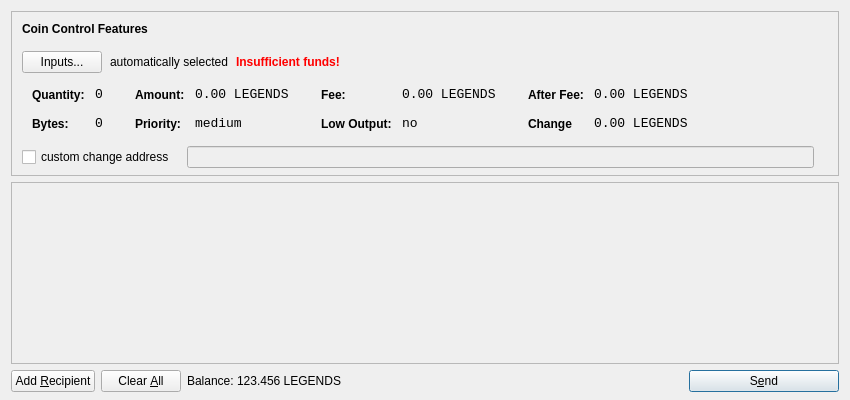
<?xml version="1.0" encoding="UTF-8"?>
<ui version="4.0">
 <class>SendCoinsDialog</class>
 <widget class="QDialog" name="SendCoinsDialog">
  <property name="geometry">
   <rect>
    <x>0</x>
    <y>0</y>
    <width>850</width>
    <height>400</height>
   </rect>
  </property>
  <property name="windowTitle">
   <string>Send Coins</string>
  </property>
  <layout class="QVBoxLayout" name="verticalLayout" stretch="0,1,0">
   <property name="bottomMargin">
    <number>8</number>
   </property>
   <item>
    <widget class="QFrame" name="frameCoinControl">
     <property name="sizePolicy">
      <sizepolicy hsizetype="Expanding" vsizetype="Expanding">
       <horstretch>0</horstretch>
       <verstretch>0</verstretch>
      </sizepolicy>
     </property>
     <property name="maximumSize">
      <size>
       <width>16777215</width>
       <height>16777215</height>
      </size>
     </property>
     <property name="frameShape">
      <enum>QFrame::StyledPanel</enum>
     </property>
     <property name="frameShadow">
      <enum>QFrame::Sunken</enum>
     </property>
     <layout class="QVBoxLayout" name="verticalLayoutCoinControl2">
      <property name="spacing">
       <number>-1</number>
      </property>
      <property name="leftMargin">
       <number>0</number>
      </property>
      <property name="topMargin">
       <number>0</number>
      </property>
      <property name="rightMargin">
       <number>0</number>
      </property>
      <property name="bottomMargin">
       <number>6</number>
      </property>
      <item>
       <layout class="QVBoxLayout" name="verticalLayoutCoinControl" stretch="0,0,0,0,1">
        <property name="spacing">
         <number>0</number>
        </property>
        <property name="leftMargin">
         <number>10</number>
        </property>
        <property name="topMargin">
         <number>10</number>
        </property>
        <item>
         <layout class="QHBoxLayout" name="horizontalLayoutCoinControl1">
          <property name="bottomMargin">
           <number>15</number>
          </property>
          <item>
           <widget class="QLabel" name="labelCoinControlFeatures">
            <property name="sizePolicy">
             <sizepolicy hsizetype="Preferred" vsizetype="Maximum">
              <horstretch>0</horstretch>
              <verstretch>0</verstretch>
             </sizepolicy>
            </property>
            <property name="font">
             <font>
              <weight>75</weight>
              <bold>true</bold>
             </font>
            </property>
            <property name="styleSheet">
             <string notr="true">font-weight:bold;</string>
            </property>
            <property name="text">
             <string>Coin Control Features</string>
            </property>
           </widget>
          </item>
         </layout>
        </item>
        <item>
         <layout class="QHBoxLayout" name="horizontalLayoutCoinControl2" stretch="0,0,0,0">
          <property name="spacing">
           <number>8</number>
          </property>
          <property name="bottomMargin">
           <number>10</number>
          </property>
          <item>
           <widget class="QPushButton" name="pushButtonCoinControl">
            <property name="styleSheet">
             <string notr="true"/>
            </property>
            <property name="text">
             <string>Inputs...</string>
            </property>
           </widget>
          </item>
          <item>
           <widget class="QLabel" name="labelCoinControlAutomaticallySelected">
            <property name="text">
             <string>automatically selected</string>
            </property>
            <property name="margin">
             <number>5</number>
            </property>
           </widget>
          </item>
          <item>
           <widget class="QLabel" name="labelCoinControlInsuffFunds">
            <property name="font">
             <font>
              <weight>75</weight>
              <bold>true</bold>
             </font>
            </property>
            <property name="styleSheet">
             <string notr="true">color:red;font-weight:bold;</string>
            </property>
            <property name="text">
             <string>Insufficient funds!</string>
            </property>
            <property name="margin">
             <number>5</number>
            </property>
           </widget>
          </item>
          <item>
           <spacer name="horizontalSpacerCoinControl">
            <property name="orientation">
             <enum>Qt::Horizontal</enum>
            </property>
            <property name="sizeHint" stdset="0">
             <size>
              <width>40</width>
              <height>1</height>
             </size>
            </property>
           </spacer>
          </item>
         </layout>
        </item>
        <item>
         <widget class="QWidget" name="widgetCoinControl" native="true">
          <property name="sizePolicy">
           <sizepolicy hsizetype="Preferred" vsizetype="Preferred">
            <horstretch>0</horstretch>
            <verstretch>0</verstretch>
           </sizepolicy>
          </property>
          <property name="minimumSize">
           <size>
            <width>0</width>
            <height>0</height>
           </size>
          </property>
          <property name="styleSheet">
           <string notr="true"/>
          </property>
          <layout class="QHBoxLayout" name="horizontalLayoutCoinControl5">
           <property name="margin">
            <number>0</number>
           </property>
           <item>
            <layout class="QHBoxLayout" name="horizontalLayoutCoinControl3" stretch="0,0,0,1">
             <property name="spacing">
              <number>20</number>
             </property>
             <property name="topMargin">
              <number>0</number>
             </property>
             <property name="bottomMargin">
              <number>10</number>
             </property>
             <item>
              <layout class="QFormLayout" name="formLayoutCoinControl1">
               <property name="horizontalSpacing">
                <number>10</number>
               </property>
               <property name="verticalSpacing">
                <number>14</number>
               </property>
               <property name="leftMargin">
                <number>10</number>
               </property>
               <property name="topMargin">
                <number>4</number>
               </property>
               <property name="rightMargin">
                <number>6</number>
               </property>
               <item row="0" column="0">
                <widget class="QLabel" name="labelCoinControlQuantityText">
                 <property name="styleSheet">
                  <string notr="true">font-weight:bold;</string>
                 </property>
                 <property name="text">
                  <string>Quantity:</string>
                 </property>
                 <property name="margin">
                  <number>0</number>
                 </property>
                </widget>
               </item>
               <item row="0" column="1">
                <widget class="QLabel" name="labelCoinControlQuantity">
                 <property name="font">
                  <font>
                   <family>Monospace</family>
                   <pointsize>10</pointsize>
                  </font>
                 </property>
                 <property name="cursor">
                  <cursorShape>IBeamCursor</cursorShape>
                 </property>
                 <property name="contextMenuPolicy">
                  <enum>Qt::ActionsContextMenu</enum>
                 </property>
                 <property name="text">
                  <string>0</string>
                 </property>
                 <property name="margin">
                  <number>0</number>
                 </property>
                 <property name="textInteractionFlags">
                  <set>Qt::LinksAccessibleByMouse|Qt::TextSelectableByKeyboard|Qt::TextSelectableByMouse</set>
                 </property>
                </widget>
               </item>
               <item row="1" column="0">
                <widget class="QLabel" name="labelCoinControlBytesText">
                 <property name="styleSheet">
                  <string notr="true">font-weight:bold;</string>
                 </property>
                 <property name="text">
                  <string>Bytes:</string>
                 </property>
                </widget>
               </item>
               <item row="1" column="1">
                <widget class="QLabel" name="labelCoinControlBytes">
                 <property name="font">
                  <font>
                   <family>Monospace</family>
                   <pointsize>10</pointsize>
                  </font>
                 </property>
                 <property name="cursor">
                  <cursorShape>IBeamCursor</cursorShape>
                 </property>
                 <property name="contextMenuPolicy">
                  <enum>Qt::ActionsContextMenu</enum>
                 </property>
                 <property name="text">
                  <string>0</string>
                 </property>
                 <property name="textInteractionFlags">
                  <set>Qt::LinksAccessibleByMouse|Qt::TextSelectableByKeyboard|Qt::TextSelectableByMouse</set>
                 </property>
                </widget>
               </item>
              </layout>
             </item>
             <item>
              <layout class="QFormLayout" name="formLayoutCoinControl2">
               <property name="horizontalSpacing">
                <number>10</number>
               </property>
               <property name="verticalSpacing">
                <number>14</number>
               </property>
               <property name="leftMargin">
                <number>6</number>
               </property>
               <property name="topMargin">
                <number>4</number>
               </property>
               <property name="rightMargin">
                <number>6</number>
               </property>
               <item row="0" column="0">
                <widget class="QLabel" name="labelCoinControlAmountText">
                 <property name="styleSheet">
                  <string notr="true">font-weight:bold;</string>
                 </property>
                 <property name="text">
                  <string>Amount:</string>
                 </property>
                 <property name="margin">
                  <number>0</number>
                 </property>
                </widget>
               </item>
               <item row="0" column="1">
                <widget class="QLabel" name="labelCoinControlAmount">
                 <property name="font">
                  <font>
                   <family>Monospace</family>
                   <pointsize>10</pointsize>
                  </font>
                 </property>
                 <property name="cursor">
                  <cursorShape>IBeamCursor</cursorShape>
                 </property>
                 <property name="contextMenuPolicy">
                  <enum>Qt::ActionsContextMenu</enum>
                 </property>
                 <property name="text">
                  <string>0.00 LEGENDS</string>
                 </property>
                 <property name="textInteractionFlags">
                  <set>Qt::LinksAccessibleByMouse|Qt::TextSelectableByKeyboard|Qt::TextSelectableByMouse</set>
                 </property>
                </widget>
               </item>
               <item row="1" column="0">
                <widget class="QLabel" name="labelCoinControlPriorityText">
                 <property name="styleSheet">
                  <string notr="true">font-weight:bold;</string>
                 </property>
                 <property name="text">
                  <string>Priority:</string>
                 </property>
                </widget>
               </item>
               <item row="1" column="1">
                <widget class="QLabel" name="labelCoinControlPriority">
                 <property name="font">
                  <font>
                   <family>Monospace</family>
                   <pointsize>10</pointsize>
                  </font>
                 </property>
                 <property name="cursor">
                  <cursorShape>IBeamCursor</cursorShape>
                 </property>
                 <property name="contextMenuPolicy">
                  <enum>Qt::ActionsContextMenu</enum>
                 </property>
                 <property name="text">
                  <string>medium</string>
                 </property>
                 <property name="textInteractionFlags">
                  <set>Qt::LinksAccessibleByMouse|Qt::TextSelectableByKeyboard|Qt::TextSelectableByMouse</set>
                 </property>
                </widget>
               </item>
              </layout>
             </item>
             <item>
              <layout class="QFormLayout" name="formLayoutCoinControl3">
               <property name="horizontalSpacing">
                <number>10</number>
               </property>
               <property name="verticalSpacing">
                <number>14</number>
               </property>
               <property name="leftMargin">
                <number>6</number>
               </property>
               <property name="topMargin">
                <number>4</number>
               </property>
               <property name="rightMargin">
                <number>6</number>
               </property>
               <item row="0" column="0">
                <widget class="QLabel" name="labelCoinControlFeeText">
                 <property name="styleSheet">
                  <string notr="true">font-weight:bold;</string>
                 </property>
                 <property name="text">
                  <string>Fee:</string>
                 </property>
                 <property name="margin">
                  <number>0</number>
                 </property>
                </widget>
               </item>
               <item row="0" column="1">
                <widget class="QLabel" name="labelCoinControlFee">
                 <property name="font">
                  <font>
                   <family>Monospace</family>
                   <pointsize>10</pointsize>
                  </font>
                 </property>
                 <property name="cursor">
                  <cursorShape>IBeamCursor</cursorShape>
                 </property>
                 <property name="contextMenuPolicy">
                  <enum>Qt::ActionsContextMenu</enum>
                 </property>
                 <property name="text">
                  <string>0.00 LEGENDS</string>
                 </property>
                 <property name="textInteractionFlags">
                  <set>Qt::LinksAccessibleByMouse|Qt::TextSelectableByKeyboard|Qt::TextSelectableByMouse</set>
                 </property>
                </widget>
               </item>
               <item row="1" column="0">
                <widget class="QLabel" name="labelCoinControlLowOutputText">
                 <property name="styleSheet">
                  <string notr="true">font-weight:bold;</string>
                 </property>
                 <property name="text">
                  <string>Low Output:</string>
                 </property>
                </widget>
               </item>
               <item row="1" column="1">
                <widget class="QLabel" name="labelCoinControlLowOutput">
                 <property name="font">
                  <font>
                   <family>Monospace</family>
                   <pointsize>10</pointsize>
                  </font>
                 </property>
                 <property name="cursor">
                  <cursorShape>IBeamCursor</cursorShape>
                 </property>
                 <property name="contextMenuPolicy">
                  <enum>Qt::ActionsContextMenu</enum>
                 </property>
                 <property name="text">
                  <string>no</string>
                 </property>
                 <property name="textInteractionFlags">
                  <set>Qt::LinksAccessibleByMouse|Qt::TextSelectableByKeyboard|Qt::TextSelectableByMouse</set>
                 </property>
                </widget>
               </item>
              </layout>
             </item>
             <item>
              <layout class="QFormLayout" name="formLayoutCoinControl4">
               <property name="horizontalSpacing">
                <number>10</number>
               </property>
               <property name="verticalSpacing">
                <number>14</number>
               </property>
               <property name="leftMargin">
                <number>6</number>
               </property>
               <property name="topMargin">
                <number>4</number>
               </property>
               <property name="rightMargin">
                <number>6</number>
               </property>
               <item row="0" column="0">
                <widget class="QLabel" name="labelCoinControlAfterFeeText">
                 <property name="styleSheet">
                  <string notr="true">font-weight:bold;</string>
                 </property>
                 <property name="text">
                  <string>After Fee:</string>
                 </property>
                 <property name="margin">
                  <number>0</number>
                 </property>
                </widget>
               </item>
               <item row="0" column="1">
                <widget class="QLabel" name="labelCoinControlAfterFee">
                 <property name="font">
                  <font>
                   <family>Monospace</family>
                   <pointsize>10</pointsize>
                  </font>
                 </property>
                 <property name="cursor">
                  <cursorShape>IBeamCursor</cursorShape>
                 </property>
                 <property name="contextMenuPolicy">
                  <enum>Qt::ActionsContextMenu</enum>
                 </property>
                 <property name="text">
                  <string>0.00 LEGENDS</string>
                 </property>
                 <property name="textInteractionFlags">
                  <set>Qt::LinksAccessibleByMouse|Qt::TextSelectableByKeyboard|Qt::TextSelectableByMouse</set>
                 </property>
                </widget>
               </item>
               <item row="1" column="0">
                <widget class="QLabel" name="labelCoinControlChangeText">
                 <property name="styleSheet">
                  <string notr="true">font-weight:bold;</string>
                 </property>
                 <property name="text">
                  <string>Change</string>
                 </property>
                </widget>
               </item>
               <item row="1" column="1">
                <widget class="QLabel" name="labelCoinControlChange">
                 <property name="font">
                  <font>
                   <family>Monospace</family>
                   <pointsize>10</pointsize>
                  </font>
                 </property>
                 <property name="cursor">
                  <cursorShape>IBeamCursor</cursorShape>
                 </property>
                 <property name="contextMenuPolicy">
                  <enum>Qt::ActionsContextMenu</enum>
                 </property>
                 <property name="text">
                  <string>0.00 LEGENDS</string>
                 </property>
                 <property name="textInteractionFlags">
                  <set>Qt::LinksAccessibleByMouse|Qt::TextSelectableByKeyboard|Qt::TextSelectableByMouse</set>
                 </property>
                </widget>
               </item>
              </layout>
             </item>
            </layout>
           </item>
          </layout>
         </widget>
        </item>
        <item>
         <layout class="QHBoxLayout" name="horizontalLayoutCoinControl4" stretch="0,0,0">
          <property name="spacing">
           <number>12</number>
          </property>
          <property name="sizeConstraint">
           <enum>QLayout::SetDefaultConstraint</enum>
          </property>
          <property name="topMargin">
           <number>5</number>
          </property>
          <property name="rightMargin">
           <number>5</number>
          </property>
          <item>
           <widget class="QCheckBox" name="checkBoxCoinControlChange">
            <property name="text">
             <string>custom change address</string>
            </property>
           </widget>
          </item>
          <item>
           <widget class="QLineEdit" name="lineEditCoinControlChange">
            <property name="enabled">
             <bool>false</bool>
            </property>
            <property name="sizePolicy">
             <sizepolicy hsizetype="Expanding" vsizetype="Fixed">
              <horstretch>0</horstretch>
              <verstretch>0</verstretch>
             </sizepolicy>
            </property>
           </widget>
          </item>
          <item>
           <widget class="QLabel" name="labelCoinControlChangeLabel">
            <property name="sizePolicy">
             <sizepolicy hsizetype="Preferred" vsizetype="Expanding">
              <horstretch>0</horstretch>
              <verstretch>0</verstretch>
             </sizepolicy>
            </property>
            <property name="minimumSize">
             <size>
              <width>0</width>
              <height>0</height>
             </size>
            </property>
            <property name="text">
             <string/>
            </property>
            <property name="margin">
             <number>3</number>
            </property>
           </widget>
          </item>
         </layout>
        </item>
        <item>
         <spacer name="verticalSpacerCoinControl">
          <property name="orientation">
           <enum>Qt::Vertical</enum>
          </property>
          <property name="sizeHint" stdset="0">
           <size>
            <width>800</width>
            <height>1</height>
           </size>
          </property>
         </spacer>
        </item>
       </layout>
      </item>
     </layout>
    </widget>
   </item>
   <item>
    <widget class="QScrollArea" name="scrollArea">
     <property name="widgetResizable">
      <bool>true</bool>
     </property>
     <widget class="QWidget" name="scrollAreaWidgetContents">
      <property name="geometry">
       <rect>
        <x>0</x>
        <y>0</y>
        <width>830</width>
        <height>165</height>
       </rect>
      </property>
      <layout class="QVBoxLayout" name="verticalLayout_2">
       <property name="margin">
        <number>0</number>
       </property>
       <item>
        <layout class="QVBoxLayout" name="entries">
         <property name="spacing">
          <number>6</number>
         </property>
        </layout>
       </item>
       <item>
        <spacer name="verticalSpacer">
         <property name="orientation">
          <enum>Qt::Vertical</enum>
         </property>
         <property name="sizeHint" stdset="0">
          <size>
           <width>20</width>
           <height>40</height>
          </size>
         </property>
        </spacer>
       </item>
      </layout>
     </widget>
    </widget>
   </item>
   <item>
    <layout class="QHBoxLayout" name="horizontalLayout">
     <item>
      <widget class="QPushButton" name="addButton">
       <property name="toolTip">
        <string>Send to multiple recipients at once</string>
       </property>
       <property name="text">
        <string>Add &amp;Recipient</string>
       </property>
       <property name="icon">
        <iconset resource="../bitcoin.qrc">
         <normaloff>:/icons/add</normaloff>:/icons/add</iconset>
       </property>
       <property name="autoDefault">
        <bool>false</bool>
       </property>
      </widget>
     </item>
     <item>
      <widget class="QPushButton" name="clearButton">
       <property name="sizePolicy">
        <sizepolicy hsizetype="Minimum" vsizetype="Fixed">
         <horstretch>0</horstretch>
         <verstretch>0</verstretch>
        </sizepolicy>
       </property>
       <property name="toolTip">
        <string>Remove all transaction fields</string>
       </property>
       <property name="text">
        <string>Clear &amp;All</string>
       </property>
       <property name="icon">
        <iconset resource="../bitcoin.qrc">
         <normaloff>:/icons/remove</normaloff>:/icons/remove</iconset>
       </property>
       <property name="autoRepeatDelay">
        <number>300</number>
       </property>
       <property name="autoDefault">
        <bool>false</bool>
       </property>
      </widget>
     </item>
     <item>
      <layout class="QHBoxLayout" name="horizontalLayout_2">
       <property name="spacing">
        <number>3</number>
       </property>
       <item>
        <widget class="QLabel" name="label">
         <property name="sizePolicy">
          <sizepolicy hsizetype="Preferred" vsizetype="Fixed">
           <horstretch>0</horstretch>
           <verstretch>0</verstretch>
          </sizepolicy>
         </property>
         <property name="text">
          <string>Balance:</string>
         </property>
        </widget>
       </item>
       <item>
        <widget class="QLabel" name="labelBalance">
         <property name="sizePolicy">
          <sizepolicy hsizetype="Preferred" vsizetype="Fixed">
           <horstretch>0</horstretch>
           <verstretch>0</verstretch>
          </sizepolicy>
         </property>
         <property name="cursor">
          <cursorShape>IBeamCursor</cursorShape>
         </property>
         <property name="text">
          <string>123.456 LEGENDS</string>
         </property>
         <property name="textInteractionFlags">
          <set>Qt::LinksAccessibleByMouse|Qt::TextSelectableByKeyboard|Qt::TextSelectableByMouse</set>
         </property>
        </widget>
       </item>
      </layout>
     </item>
     <item>
      <spacer name="horizontalSpacer">
       <property name="orientation">
        <enum>Qt::Horizontal</enum>
       </property>
       <property name="sizeHint" stdset="0">
        <size>
         <width>40</width>
         <height>20</height>
        </size>
       </property>
      </spacer>
     </item>
     <item>
      <widget class="QPushButton" name="sendButton">
       <property name="minimumSize">
        <size>
         <width>150</width>
         <height>0</height>
        </size>
       </property>
       <property name="toolTip">
        <string>Confirm the send action</string>
       </property>
       <property name="text">
        <string>S&amp;end</string>
       </property>
       <property name="icon">
        <iconset resource="../bitcoin.qrc">
         <normaloff>:/icons/send</normaloff>:/icons/send</iconset>
       </property>
       <property name="default">
        <bool>true</bool>
       </property>
      </widget>
     </item>
    </layout>
   </item>
  </layout>
 </widget>
 <resources>
  <include location="../bitcoin.qrc"/>
 </resources>
 <connections/>
</ui>
